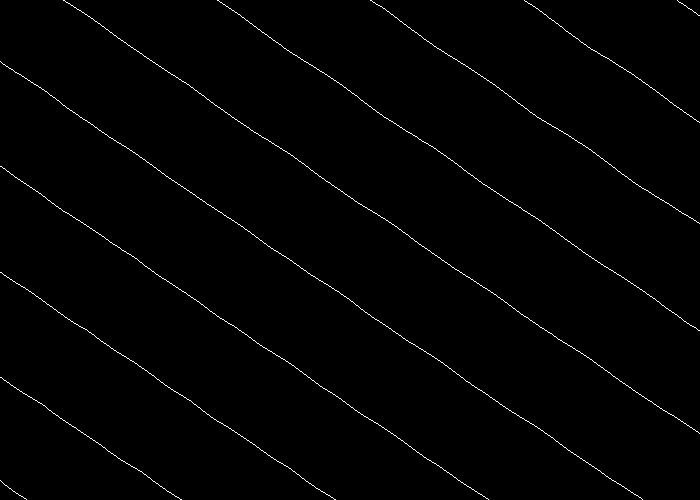
#> input picture image_class/moer/new_skeleton3.png, 700 x 500 px; its folder holds 3 pictures in this run
$ python line_hough.py
#> lines starting #> are read from the running program, lines starting #| are printed output that depends on the picture; long printed decimals are rounded
from random import randint

import numpy as np
from sklearn.linear_model import LinearRegression
from matplotlib import pyplot as plt

import cv2

"""
霍夫变换检测直线，参数需要多次调整。。。。
"""


# [71 lines left out: function three_ways, not called in this run]


def calc_distance(slopes, intercepts, k, b):
    """
    计算每个相邻直线之间的距离
    :param slopes: 直线斜率列表
    :param intercepts: 直线截距列表
    K : 垂线斜率
    b ：垂线截距
    :return: 相邻直线之间的距离列表
    """
    d = []
    for i in range(len(slopes)-1):
        # 计算两相邻直线,与垂线的交点坐标
        x1 = (intercepts[i+1] - b) / (k - slopes[i+1])
        y1 = k * x1 + b
        x2 = (intercepts[i] - b) / (k - slopes[i])
        y2 = k * x2 + b
        # plt.scatter([x1, x2], [y1, y2], 5, "red")   # 绘制坐标散点，3：点size，颜色
        # p1 = np.array([[x1, y1]])
        # p2 = np.array([[x2, y2]])
        # 计算两点之间的距离
        d_p = np.sqrt( (y2-y1)**2 + (x2-x1)**2 )
        d.append(d_p)
    return np.mean(d)


def Hough(name):
#> called with name = 3
    img = cv2.imread("./moer/new_skeleton{}.png".format(name), cv2.IMREAD_GRAYSCALE)
#> img: shape (500, 700); 0.95% white in thin lines or dots

    # gray = cv2.cvtColor(img, cv2.COLOR_BGR2GRAY)  # 灰度图像
    # open to see how to use: cv2.Canny
    # http://blog.csdn.net/on2way/article/details/46851451
    # edges = cv2.Canny(img, 50, 200)
    edges = img
    plt.subplot(211), plt.title('skeletion{}'.format(name), fontsize=10), plt.imshow(edges, 'gray')
    plt.xticks([]), plt.yticks([])
    num = [75, 80, 98]  # hough参数直线选取点数  NO.1:75 NO.2:80 NO.3:98
    # hough transform   cv2.HoughLines标准变换
    lines = cv2.HoughLines(edges, 1, np.pi / 180, num[name - 1])
#> lines = [[-32, 2.16], [53, 2.16], [226, 2.16], [140, 2.16], [-118, 2.16], [-206, 2.16], [313, 2.16]]
    zero = np.zeros(img.shape)
    L = []  # 存储直线参数，0：斜率，1：截距
    for line in lines:
        rho = line[0][0]
        theta = line[0][1]
        a = np.cos(theta)
        b = np.sin(theta)
        x0 = a * rho
        y0 = b * rho
        x1 = int(x0 + 1000 * (-b))
        y1 = int(y0 + 1000 * (a))
        x2 = int(x0 - 1000 * (-b))
        y2 = int(y0 - 1000 * (a))
        A1 = (y2 - y1) / (x2 - x1)
        B1 = y1 - A1 * x1
        cv2.line(zero, (x1, y1), (x2, y2), (255, 0, 0), 1)
        # 绘制图像，两个端点，颜色，宽度
        L.append([A1, B1])
#> this loop made 7 passes
#> (line, rho, x0, y0, x1, y1, x2, y2) on passes 1 to 7: ([[-32, 2.16]], -32, 17.89, -26.53, -811, -585, 846, 532), ([[53, 2.16]], 53, -29.64, 43.94, -858, -515, 799, 603), ([[226, 2.16]], 226, -126.4, 187.4, -955, -371, 702, 746), ([[140, 2.16]], 140, -78.29, 116.1, -907, -443, 750, 675), ([[-118, 2.16]], -118, 65.98, -97.83, -763, -657, 895, 461), ([[-206, 2.16]], -206, 115.2, -170.8, -713, -729, 944, 388), ([[313, 2.16]], 313, -175, 259.5, -1004, -299, 654, 818)
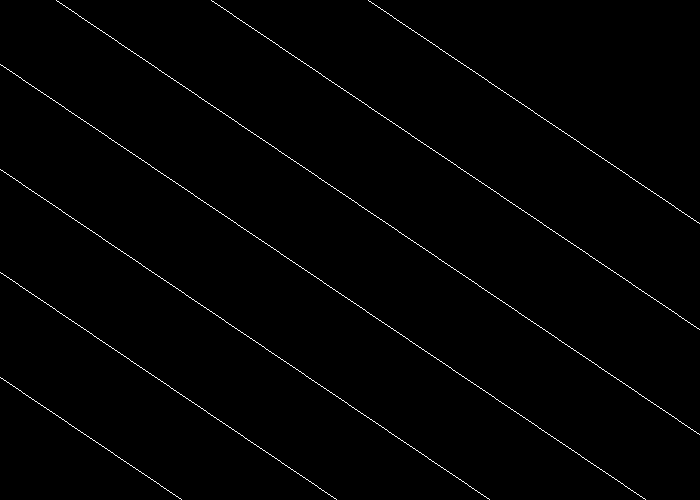
#> zero: shape (500, 700) float64; 0.89% white in thin lines or dots
#> after the loop, L = [[0.674, -38.3], [0.675, 63.9], [0.674, 272.8], [0.675, 169], [0.674, -142.5], [0.674, -248.4], [0.674, 377.4]]
    print(len(lines))
#| 7

    L = np.array(L)
    A = L[:, 0]
#> A = [0.674, 0.675, 0.674, 0.675, 0.674, 0.674, 0.674]
    B = L[:, 1]
#> B = [-38.3, 63.9, 272.8, 169, -142.5, -248.4, 377.4]
    print(A)
#| [0.6741 0.6747 0.6741 0.6747 0.6743 0.6741
#|  0.6737]
    print(B)
#| [ -38.297   63.904  272.775  168.965 -142.504
#|  -248.360  377.398]
    amin = np.argsort(A)
#> amin = [6, 0, 5, 2, 4, 1, 3]
    # [4 lines of commented-out code are left out]
    A_tr = A[amin[:]]  # 将斜率小到大排序，剔除最大值（一般误差较大）
#> A_tr = [0.674, 0.674, 0.674, 0.674, 0.674, 0.675, 0.675]
    B_tr = B[amin[:]]
#> B_tr = [377.4, -38.3, -248.4, 272.8, -142.5, 63.9, 169]
    b_sort = np.argsort(B_tr)  # 根据截距赋予直线次序
#> b_sort = [2, 4, 1, 5, 6, 3, 0]
    B_true = B_tr[b_sort]
#> B_true = [-248.4, -142.5, -38.3, 63.9, 169, 272.8, 377.4]
    A_true = A_tr[b_sort]
#> A_true = [0.674, 0.674, 0.674, 0.675, 0.675, 0.674, 0.674]
    k = -1 / (np.mean(A_true))
#> k = -1.48

    # plt.figure()
    # plt.xlim(0, 512), plt.ylim(0, 512)
    distances = []
    for i in range(10):
        b_chui = randint(0, img.shape[1])  # 随机选取一个截距
        x_chui = np.arange(0, img.shape[1], 0.01)  # 30和75要对应x0的两个端点，0.01为步长
        y_chui = k * x_chui + b_chui
        # plt.plot(x_chui, y_chui, 'gray')  # 绘制垂线
        distances_out = calc_distance(A_true, B_true, k, b_chui)
        print(distances_out)  # 输出 距离
        distances.append(distances_out)
#> this loop made 10 passes
#> distances_out on passes 1 to 10: 86.48, 86.48, 86.49, 86.48, 86.47, 86.48, 86.48, 86.48, 86.48, 86.48
#| 86.478
#| 86.477
#| 86.488
#| 86.482
#| 86.475
#| 86.476
#| 86.478
#| 86.481
#> (further printed lines are left out)
#> after the loop, distances = [86.48, 86.48, 86.49, 86.48, 86.47, 86.48, 86.48, 86.48, 86.48, 86.48]

    print("直线间的平均距离：{}".format(np.mean(distances)))
#| 直线间的平均距离：86.479

    # [7 lines of commented-out code are left out]

    plt.subplot(212), plt.imshow(zero), plt.title('hough', fontsize=10),
    plt.xticks([]), plt.yticks([])
    plt.savefig("./moer/Hough{}.jpg".format(n), dpi=300, bbox_inches="tight")
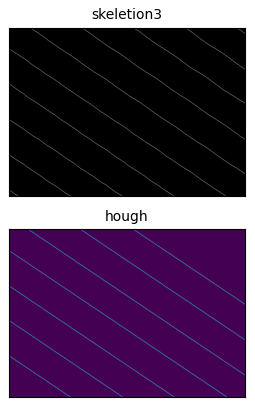
#> figure drawn by matplotlib, 2 panels
    plt.show()


if __name__ == "__main__":
    n = 3
    Hough(n)
